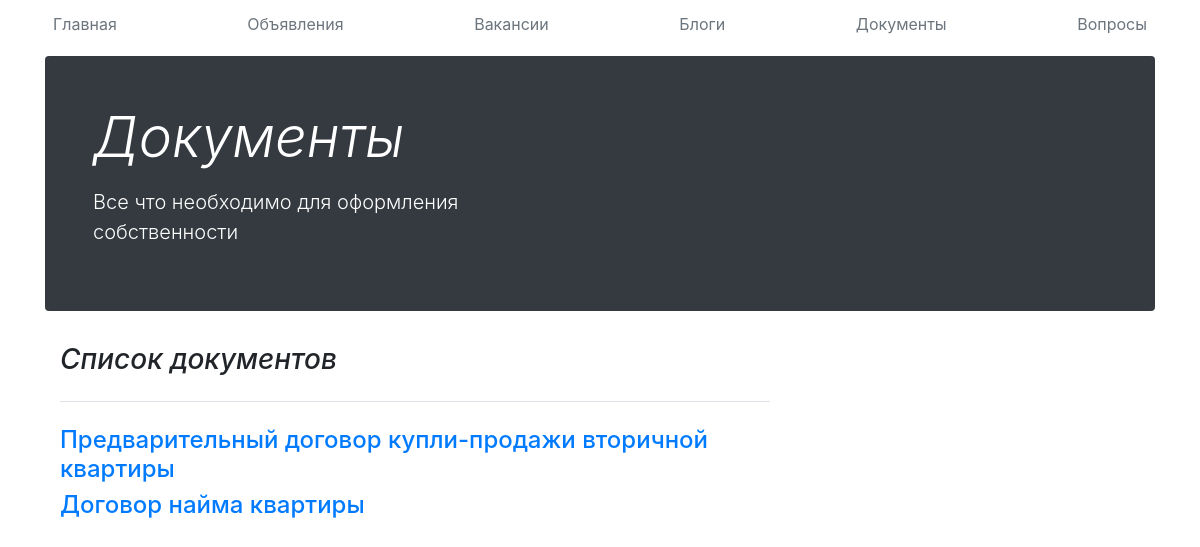
/documents/, run on the app's committed database.
### main/models.py (models this page shows, shortened)
class Documents(models.Model):
    id = models.AutoField(primary_key=True)
    title = models.TextField('Название документа')
    url = models.URLField('Ссылка на документ')
    class Meta:
        verbose_name = "Документ"
        verbose_name_plural = "Документы"

### main/views.py (the view)
# urls.py: path('documents/', views.documents, name='documents'),
def documents(request):
    docs = Documents.objects.all()
    return render(request, 'main/documents.html', {'docs': docs})

### main/templates/main/documents.html (shortened to what this page needs)
{% extends 'main/base.html' %}
{% block name %}Документы{% endblock %}
{% block description %}Все что необходимо для оформления собственности{% endblock %}
{% block content %}
    <div class="col-md-8 blog-main">
      <h3 class="pb-4 mb-4 font-italic border-bottom">
        Список документов
      </h3>
{% for doc in docs %}
      <h4><a href="{{doc.url}}">{{doc.title}}</a></h4>
{% endfor %}
    </div>
{% endblock %}

### data on the page
Documents: title "Предварительный договор купли-продажи вторичной квартиры"
Documents: title "Договор найма квартиры"
